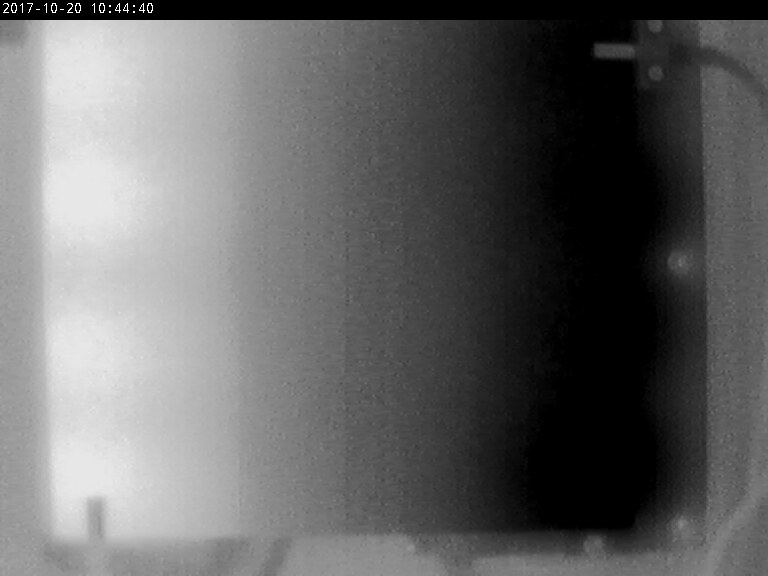
#> input picture Lab3/image.jpg, 768 x 576 px
$ python main.py
#> lines starting #> are read from the running program, lines starting #| are printed output that depends on the picture; after the words box and inside, x2 and y2 are one past the last pixel; in counts of white or black regions, pixels touching at a corner belong together
#> in main, image is the input picture: shape (576, 768); min 0, max 255, mean 100.8
import cv2
import numpy as np

def extract_roi(image, x, y, w, h):
#> called with x = 50, y = 100, w = 550, h = 400
    return image[y:y+h, x:x+w]
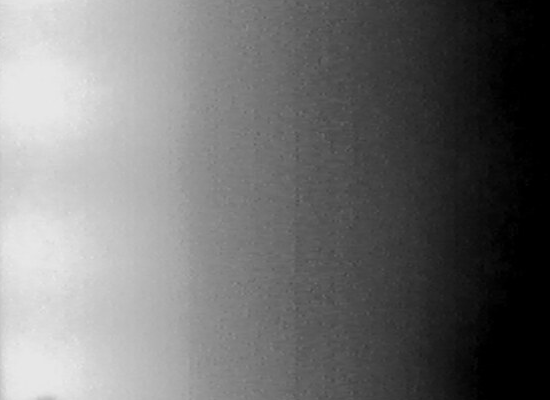
#> returned value: shape (400, 550); min 0, max 233, mean 113.1

def simple_threshold(image, threshold=127):
#> called with threshold = 127
    _, thresh = cv2.threshold(image, threshold, 255, cv2.THRESH_BINARY)
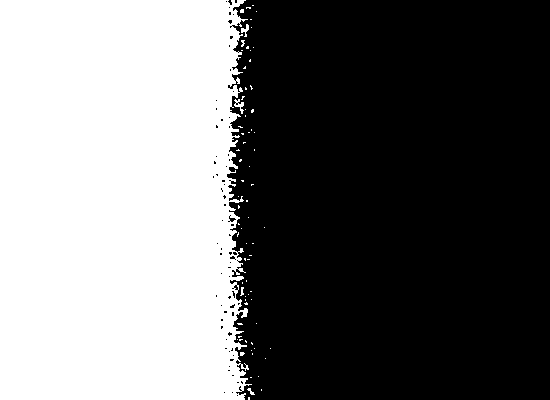
#> thresh: shape (400, 550); 43.2% white; 74 white regions (69 under 20 px), largest, box (x1, y1, x2, y2) and area: (0, 0, 252, 400) 94523, (234, 99, 244, 114) 64, (241, 24, 249, 37) 49, (247, 388, 255, 395) 24, (240, 287, 244, 296) 22
    return thresh

def adaptive_threshold(image, block_size=11, C=2):
#> called with block_size = 11, C = 2
    return cv2.adaptiveThreshold(image, 255, cv2.ADAPTIVE_THRESH_GAUSSIAN_C,
                                 cv2.THRESH_BINARY, block_size, C)
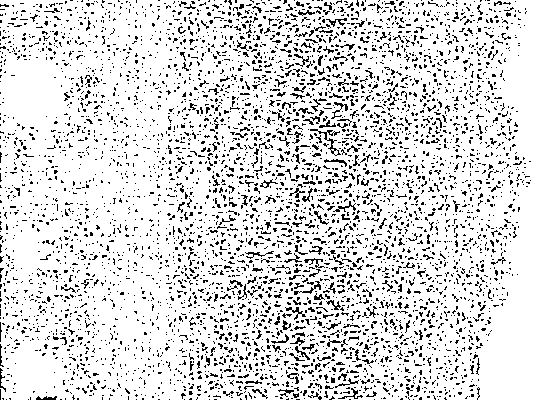
#> returned value: shape (400, 550); 86.4% white; black in thin lines or dots

def otsu_threshold(image):
    _, thresh = cv2.threshold(image, 0, 255, cv2.THRESH_BINARY + cv2.THRESH_OTSU)
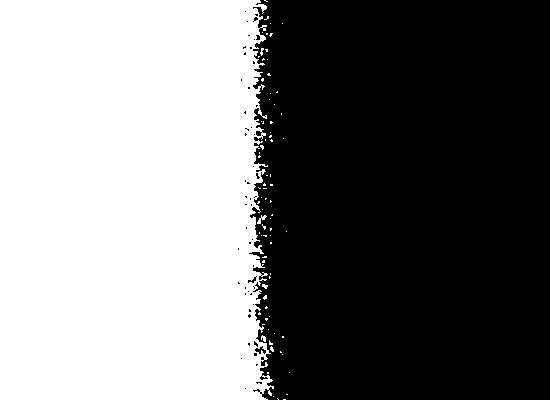
#> thresh: shape (400, 550); 47.2% white; 78 white regions (74 under 20 px), largest, box (x1, y1, x2, y2) and area: (0, 0, 274, 400) 103535, (257, 215, 267, 224) 37, (261, 335, 266, 342) 23, (262, 284, 268, 289) 20
    return thresh

def show_and_save_image(image, window_name, file_name):
    cv2.imshow(window_name, image)
    cv2.imwrite(file_name, image)

def main():
    image = cv2.imread('image.jpg', cv2.IMREAD_GRAYSCALE)

    x, y, w, h = 50, 100, 550, 400
    roi = extract_roi(image, x, y, w, h)

    thresh_simple = simple_threshold(roi)
    thresh_adaptive = adaptive_threshold(roi)
    thresh_otsu = otsu_threshold(roi)

    show_and_save_image(roi, 'Original ROI', 'roi_output.png')
    show_and_save_image(thresh_simple, 'Simple Threshold', 'simple_threshold.png')
    show_and_save_image(thresh_adaptive, 'Adaptive Threshold', 'adaptive_threshold.png')
    show_and_save_image(thresh_otsu, 'Otsu Threshold', 'otsu_threshold.png')

    cv2.waitKey(0)
    cv2.destroyAllWindows()

if __name__ == "__main__":
    main()
